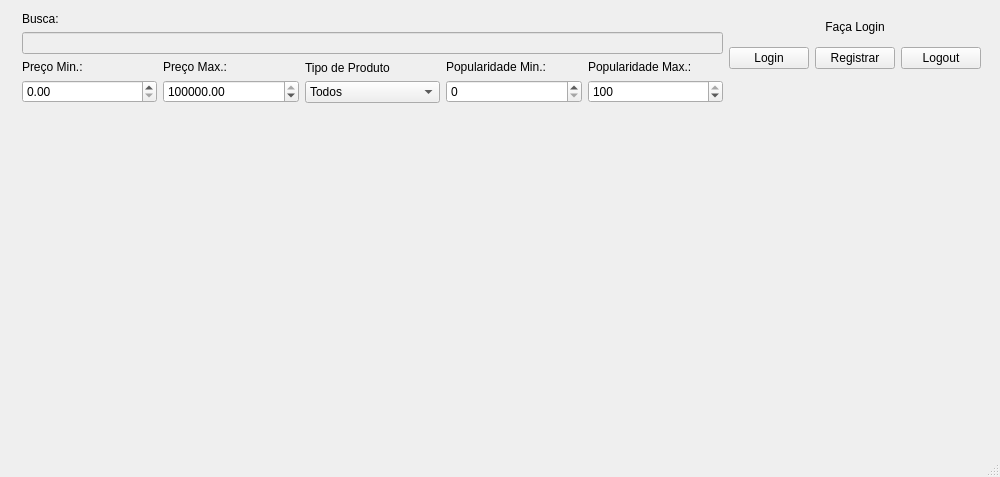
<?xml version="1.0" encoding="UTF-8"?>
<ui version="4.0">
 <class>MainWindow</class>
 <widget class="QMainWindow" name="MainWindow">
  <property name="geometry">
   <rect>
    <x>0</x>
    <y>0</y>
    <width>1000</width>
    <height>477</height>
   </rect>
  </property>
  <property name="windowTitle">
   <string>Hub</string>
  </property>
  <property name="windowIcon">
   <iconset>
    <normaloff>img_carrinho.jpg</normaloff>img_carrinho.jpg</iconset>
  </property>
  <widget class="QWidget" name="centralWidget">
   <widget class="QWidget" name="">
    <property name="geometry">
     <rect>
      <x>11</x>
      <y>1</y>
      <width>981</width>
      <height>441</height>
     </rect>
    </property>
    <layout class="QVBoxLayout" name="tudo">
     <item>
      <layout class="QHBoxLayout" name="topbar">
       <item>
        <layout class="QVBoxLayout" name="busca_layout">
         <item>
          <widget class="QLabel" name="busca">
           <property name="text">
            <string>Busca:</string>
           </property>
          </widget>
         </item>
         <item>
          <widget class="QLineEdit" name="busca_edit">
           <property name="enabled">
            <bool>false</bool>
           </property>
          </widget>
         </item>
         <item>
          <layout class="QHBoxLayout" name="advanced">
           <item>
            <layout class="QVBoxLayout" name="min_preco_layout">
             <item>
              <widget class="QLabel" name="min_preco">
               <property name="text">
                <string>Preço Min.:</string>
               </property>
              </widget>
             </item>
             <item>
              <widget class="QDoubleSpinBox" name="min_preco_spin">
               <property name="maximum">
                <double>1000000.000000000000000</double>
               </property>
              </widget>
             </item>
            </layout>
           </item>
           <item>
            <layout class="QVBoxLayout" name="max_preco_layout">
             <item>
              <widget class="QLabel" name="max_preco">
               <property name="text">
                <string>Preço Max.:</string>
               </property>
              </widget>
             </item>
             <item>
              <widget class="QDoubleSpinBox" name="max_preco_spin">
               <property name="maximum">
                <double>1000000.000000000000000</double>
               </property>
               <property name="value">
                <double>1000000.000000000000000</double>
               </property>
              </widget>
             </item>
            </layout>
           </item>
           <item>
            <layout class="QVBoxLayout" name="tipo_layout">
             <item>
              <widget class="QLabel" name="tipo">
               <property name="text">
                <string>Tipo de Produto</string>
               </property>
              </widget>
             </item>
             <item>
              <widget class="QComboBox" name="tipo_combo">
               <property name="currentIndex">
                <number>3</number>
               </property>
               <item>
                <property name="text">
                 <string>Aluguel</string>
                </property>
               </item>
               <item>
                <property name="text">
                 <string>Venda</string>
                </property>
               </item>
               <item>
                <property name="text">
                 <string>Serviço</string>
                </property>
               </item>
               <item>
                <property name="text">
                 <string>Todos</string>
                </property>
               </item>
              </widget>
             </item>
            </layout>
           </item>
           <item>
            <layout class="QVBoxLayout" name="popularidade_min_layout">
             <item>
              <widget class="QLabel" name="popularidade_min">
               <property name="text">
                <string>Popularidade Min.:</string>
               </property>
              </widget>
             </item>
             <item>
              <widget class="QSpinBox" name="popuaridade_min_spin">
               <property name="maximum">
                <number>100</number>
               </property>
              </widget>
             </item>
            </layout>
           </item>
           <item>
            <layout class="QVBoxLayout" name="popularidade_max_layout">
             <item>
              <widget class="QLabel" name="popularidade_max">
               <property name="text">
                <string>Popularidade Max.:</string>
               </property>
              </widget>
             </item>
             <item>
              <widget class="QSpinBox" name="popuaridade_max_spin">
               <property name="maximum">
                <number>100</number>
               </property>
               <property name="value">
                <number>100</number>
               </property>
              </widget>
             </item>
            </layout>
           </item>
          </layout>
         </item>
        </layout>
       </item>
       <item>
        <layout class="QVBoxLayout" name="verticalLayout">
         <item>
          <widget class="QLabel" name="username">
           <property name="text">
            <string>Faça Login</string>
           </property>
           <property name="alignment">
            <set>Qt::AlignCenter</set>
           </property>
          </widget>
         </item>
         <item>
          <layout class="QHBoxLayout" name="horizontalLayout">
           <item>
            <widget class="QPushButton" name="login">
             <property name="text">
              <string>Login</string>
             </property>
            </widget>
           </item>
           <item>
            <widget class="QPushButton" name="registrar">
             <property name="text">
              <string>Registrar</string>
             </property>
            </widget>
           </item>
           <item>
            <widget class="QPushButton" name="logout">
             <property name="text">
              <string>Logout</string>
             </property>
            </widget>
           </item>
          </layout>
         </item>
         <item>
          <widget class="QLabel" name="error_message">
           <property name="sizeIncrement">
            <size>
             <width>0</width>
             <height>0</height>
            </size>
           </property>
           <property name="text">
            <string/>
           </property>
           <property name="alignment">
            <set>Qt::AlignCenter</set>
           </property>
          </widget>
         </item>
        </layout>
       </item>
      </layout>
     </item>
     <item>
      <layout class="QVBoxLayout" name="resultados"/>
     </item>
     <item>
      <spacer name="verticalSpacer">
       <property name="orientation">
        <enum>Qt::Vertical</enum>
       </property>
       <property name="sizeHint" stdset="0">
        <size>
         <width>20</width>
         <height>40</height>
        </size>
       </property>
      </spacer>
     </item>
    </layout>
   </widget>
   <zorder>layoutWidget</zorder>
   <zorder>verticalLayoutWidget</zorder>
   <zorder>verticalSpacer</zorder>
  </widget>
  <widget class="QMenuBar" name="menuBar">
   <property name="geometry">
    <rect>
     <x>0</x>
     <y>0</y>
     <width>1000</width>
     <height>21</height>
    </rect>
   </property>
  </widget>
  <widget class="QStatusBar" name="statusBar"/>
 </widget>
 <layoutdefault spacing="6" margin="11"/>
 <resources/>
 <connections/>
</ui>
